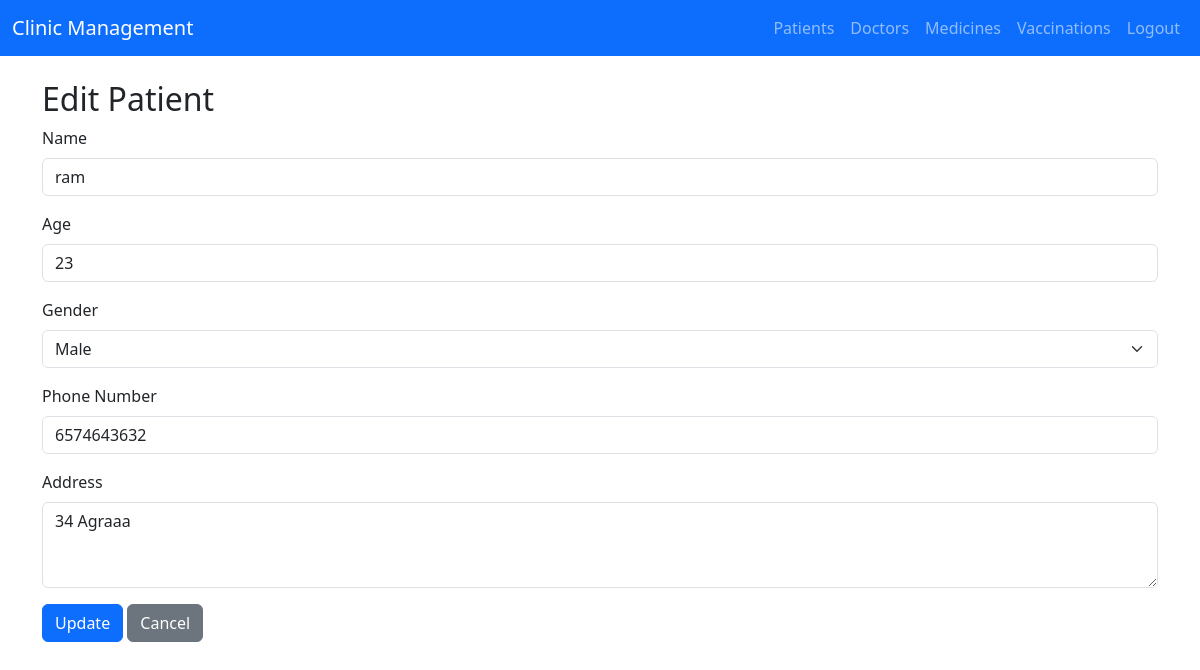
The page /patients/edit/2/ (signed in) on the database its author committed.
### clinic/models.py (models this page shows, shortened)
class Patient(models.Model):
    user = models.OneToOneField(User, on_delete=models.CASCADE,null=True, blank=True)  # Link to User
    patient_id = models.AutoField(primary_key=True)
    patient_name = models.CharField(max_length=100)
    Age = models.IntegerField()
    Gender = models.CharField(max_length=10, default="Unknown")
    patient_phone_number = models.CharField(max_length=15)
    patient_address = models.TextField()
    insurance = models.ForeignKey('Insurance', on_delete=models.SET_NULL, null=True, blank=True)
    doctor = models.ForeignKey(Doctor, on_delete=models.SET_NULL, null=True, blank=True, related_name='patients')
    condition = models.TextField()

### clinic/views.py (the view, shortened to what this page needs)
# urls.py: path('patients/edit/<int:patient_id>/', views.edit_patient, name='edit_patient'),  # Add this line
@login_required
def edit_patient(request, patient_id):
    patient = get_object_or_404(Patient, patient_id=patient_id)
    return render(request, 'clinic_management/edit_patient.html', {'patient': patient})

### clinic/Templates/clinic_management/edit_patient.html (shortened to what this page needs)
{% extends 'clinic_management/base.html' %}
{% block content %}
<h2>Edit Patient</h2>
<form method="post">
    <div class="mb-3">
        <label for="name" class="form-label">Name</label>
        <input type="text" name="name" id="name" class="form-control" value="{{ patient.patient_name }}" required>
    </div>
    <div class="mb-3">
        <label for="age" class="form-label">Age</label>
        <input type="number" name="age" id="age" class="form-control" value="{{ patient.Age }}" required>
    </div>
    <div class="mb-3">
        <label for="gender" class="form-label">Gender</label>
        <select name="gender" id="gender" class="form-select" required>
            <option value="Male" {% if patient.Gender == 'Male' %}selected{% endif %}>Male</option>
        </select>
    </div>
    <div class="mb-3">
        <label for="phone" class="form-label">Phone Number</label>
        <input type="text" name="phone" id="phone" class="form-control" value="{{ patient.patient_phone_number }}" required>
    </div>
    <div class="mb-3">
        <label for="address" class="form-label">Address</label>
        <textarea name="address" id="address" class="form-control" rows="3" required>{{ patient.patient_address }}</textarea>
    </div>
    <button type="submit" class="btn btn-primary">Update</button>
    <a href="/patients/" class="btn btn-secondary">Cancel</a>
</form>
{% endblock %}

### rows shown on the page
Patient: name "ram", age "23", gender "Male", phone "6574643632", address "34 Agraaa"
